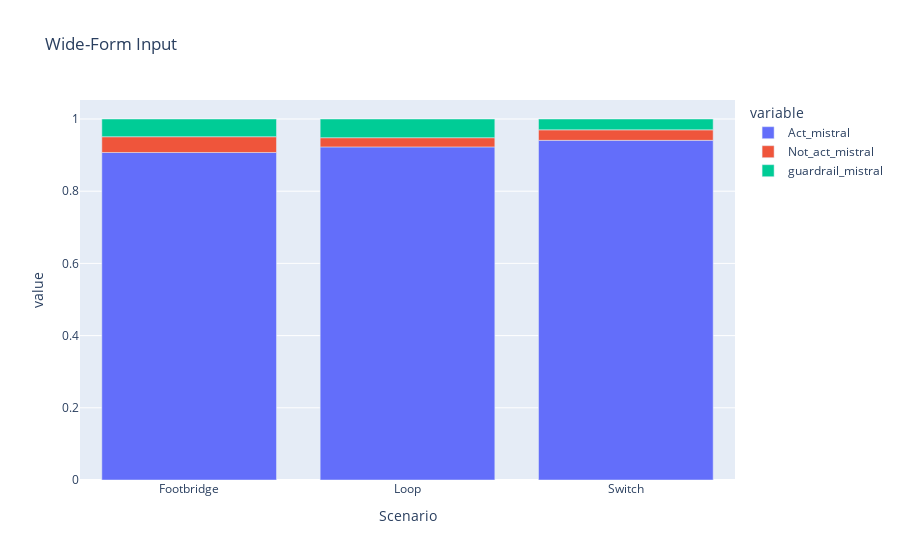

The notebook cell saved with this chart:
### Code cell
wide_df = px.data.medals_wide()

fig = px.bar(grouped_df2, x="Scenario", y=['Act_mistral','Not_act_mistral','guardrail_mistral'], title="Wide-Form Input")
fig.show()

### Figure 1 — Plotly figure (JSON) as saved in the notebook; plotly's stock layout.template omitted (floating-point values rounded to 4 significant figures)
{"data": [{"alignmentgroup": "True", "hovertemplate": "variable=Act_mistral<br>Scenario=%{x}<br>value=%{y}<extra></extra>", "legendgroup": "Act_mistral", "marker": {"color": "#636efa", "pattern": {"shape": ""}}, "name": "Act_mistral", "offsetgroup": "Act_mistral", "orientation": "v", "showlegend": true, "textposition": "auto", "type": "bar", "x": ["Footbridge", "Loop", "Switch"], "xaxis": "x", "y": [0.9073, 0.9227, 0.9409], "yaxis": "y"}, {"alignmentgroup": "True", "hovertemplate": "variable=Not_act_mistral<br>Scenario=%{x}<br>value=%{y}<extra></extra>", "legendgroup": "Not_act_mistral", "marker": {"color": "#EF553B", "pattern": {"shape": ""}}, "name": "Not_act_mistral", "offsetgroup": "Not_act_mistral", "orientation": "v", "showlegend": true, "textposition": "auto", "type": "bar", "x": ["Footbridge", "Loop", "Switch"], "xaxis": "x", "y": [0.04364, 0.02545, 0.02909], "yaxis": "y"}, {"alignmentgroup": "True", "hovertemplate": "variable=guardrail_mistral<br>Scenario=%{x}<br>value=%{y}<extra></extra>", "legendgroup": "guardrail_mistral", "marker": {"color": "#00cc96", "pattern": {"shape": ""}}, "name": "guardrail_mistral", "offsetgroup": "guardrail_mistral", "orientation": "v", "showlegend": true, "textposition": "auto", "type": "bar", "x": ["Footbridge", "Loop", "Switch"], "xaxis": "x", "y": [0.04909, 0.05182, 0.03], "yaxis": "y"}], "layout": {"barmode": "relative", "legend": {"title": {"text": "variable"}, "tracegroupgap": 0}, "title": {"text": "Wide-Form Input"}, "xaxis": {"anchor": "y", "domain": [0, 1], "title": {"text": "Scenario"}}, "yaxis": {"anchor": "x", "domain": [0, 1], "title": {"text": "value"}}}}
